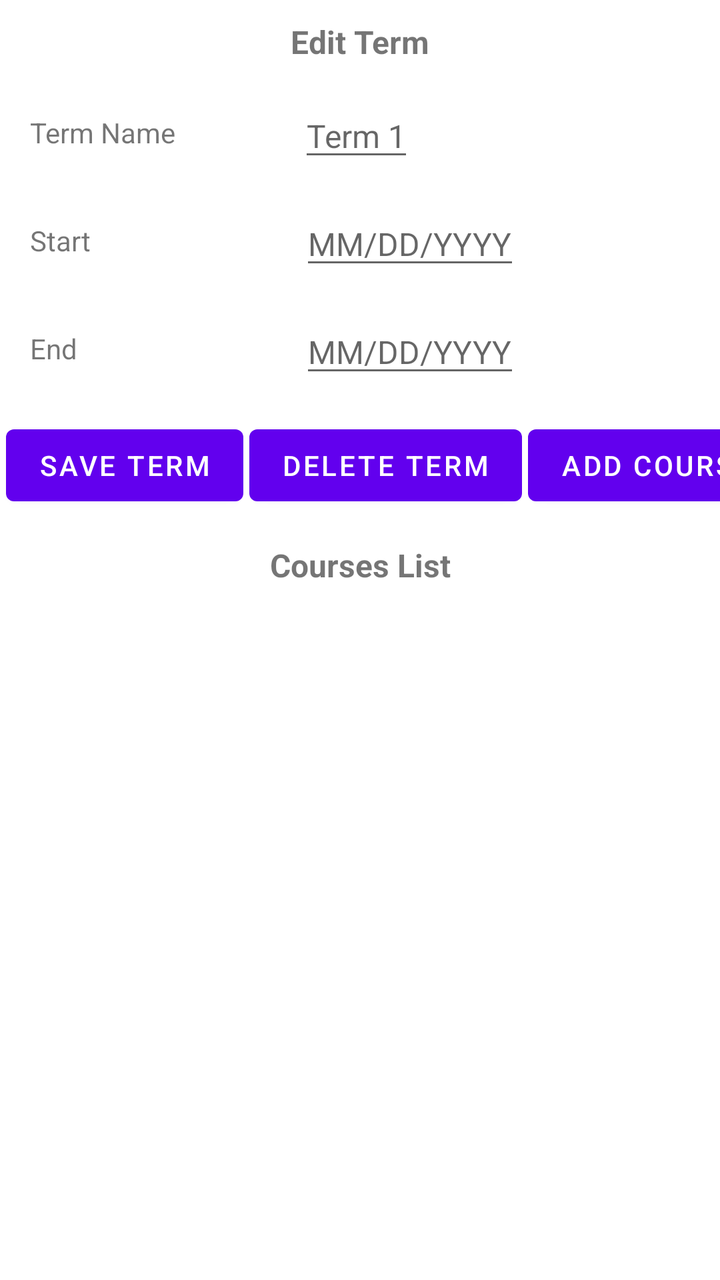
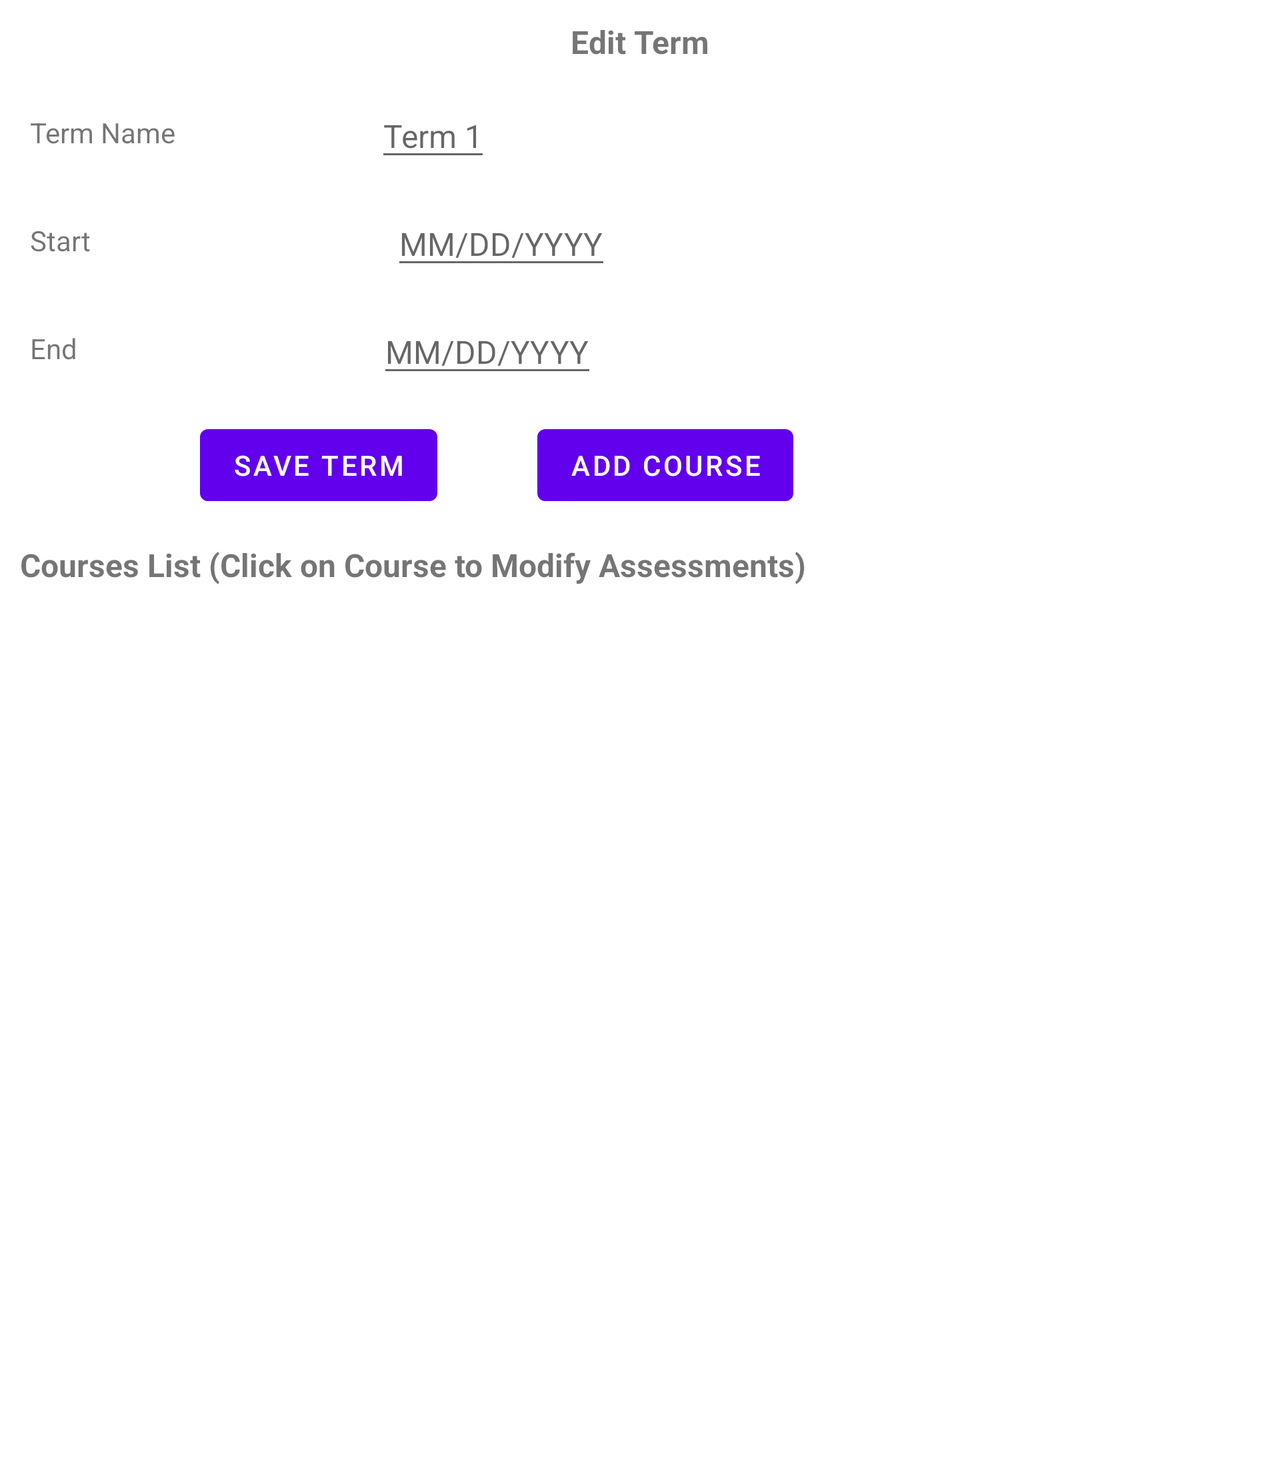

Two renders of one Android screen. The first uses the default layout on a phone; the second uses the alternative layout the repository ships for a different screen configuration, on a matching device. The two XML files are below.
<!-- AndroidManifest.xml: application theme Theme.Course_Scheduler -->
<!-- res/layout/activity_edit_terms_courses_list.xml -->
<?xml version="1.0" encoding="utf-8"?>
<androidx.constraintlayout.widget.ConstraintLayout xmlns:android="http://schemas.android.com/apk/res/android"
    xmlns:app="http://schemas.android.com/apk/res-auto"
    xmlns:tools="http://schemas.android.com/tools"
    android:layout_width="match_parent"
    android:layout_height="match_parent"
    tools:context=".UI.EditTerms_CoursesList">

    <TextView
        android:id="@+id/textView3"
        android:layout_width="wrap_content"
        android:layout_height="wrap_content"
        android:layout_marginStart="15dp"
        android:layout_marginTop="25dp"
        android:text="Term Name"
        app:layout_constraintStart_toStartOf="parent"
        app:layout_constraintTop_toBottomOf="@+id/textView2" />

    <EditText
        android:id="@+id/editTermNameText"
        android:layout_width="wrap_content"
        android:layout_height="wrap_content"
        android:layout_marginEnd="153dp"
        android:hint="Term 1"
        android:textSize="16sp"
        app:layout_constraintBottom_toBottomOf="@+id/textView3"
        app:layout_constraintEnd_toEndOf="parent"
        app:layout_constraintTop_toTopOf="@+id/textView3" />

    <TextView
        android:id="@+id/textView5"
        android:layout_width="wrap_content"
        android:layout_height="wrap_content"
        android:layout_marginStart="15dp"
        android:layout_marginTop="35dp"
        android:text="End"
        app:layout_constraintStart_toStartOf="parent"
        app:layout_constraintTop_toBottomOf="@+id/textView4" />

    <EditText
        android:id="@+id/editTermEndText"
        android:inputType="date"
        android:layout_width="wrap_content"
        android:layout_height="wrap_content"
        android:layout_marginEnd="100dp"
        android:hint="MM/DD/YYYY"
        android:textSize="16sp"
        app:layout_constraintBottom_toBottomOf="@+id/textView5"
        app:layout_constraintEnd_toEndOf="parent"
        app:layout_constraintTop_toTopOf="@+id/textView5" />

    <TextView
        android:id="@+id/textView4"
        android:layout_width="wrap_content"
        android:layout_height="wrap_content"
        android:layout_marginStart="15dp"
        android:layout_marginTop="35dp"
        android:text="Start"
        app:layout_constraintStart_toStartOf="parent"
        app:layout_constraintTop_toBottomOf="@+id/textView3" />

    <EditText
        android:id="@+id/editTermStartText"
        android:inputType="date"
        android:layout_width="wrap_content"
        android:layout_height="wrap_content"
        android:layout_marginEnd="100dp"
        android:hint="MM/DD/YYYY"
        android:textSize="16sp"
        app:layout_constraintBottom_toBottomOf="@+id/textView4"
        app:layout_constraintEnd_toEndOf="parent"
        app:layout_constraintTop_toTopOf="@+id/textView4" />

    <TextView
        android:id="@+id/textView2"
        android:layout_width="match_parent"
        android:layout_height="wrap_content"
        android:layout_marginTop="10dp"
        android:text="Edit Term"
        android:textAlignment="center"
        android:textSize="16sp"
        android:textStyle="bold"
        app:layout_constraintEnd_toEndOf="parent"
        app:layout_constraintStart_toStartOf="parent"
        app:layout_constraintTop_toTopOf="parent" />

    <Button
        android:id="@+id/saveTermButton"
        android:layout_width="wrap_content"
        android:layout_height="wrap_content"
        android:layout_marginStart="3dp"
        android:layout_marginTop="15dp"
        android:text="Save Term"
        android:onClick="saveAddTerm"
        android:clickable="true"
        app:layout_constraintStart_toStartOf="parent"
        app:layout_constraintTop_toBottomOf="@+id/editTermEndText" />

    <Button
        android:id="@+id/addCourseButton"
        android:layout_width="wrap_content"
        android:layout_height="wrap_content"
        android:layout_marginStart="3dp"
        android:layout_marginTop="15dp"
        android:text="Add Course"
        android:onClick="addCourse"
        android:clickable="true"
        app:layout_constraintStart_toEndOf="@+id/deleteTermButton"
        app:layout_constraintTop_toBottomOf="@+id/editTermEndText" />

    <TextView
        android:id="@+id/textView21"
        android:layout_width="wrap_content"
        android:layout_height="wrap_content"
        android:layout_marginTop="15dp"
        android:text="Courses List"
        android:textSize="16sp"
        android:textStyle="bold"
        app:layout_constraintEnd_toEndOf="parent"
        app:layout_constraintStart_toStartOf="parent"
        app:layout_constraintTop_toBottomOf="@+id/saveTermButton" />

    <Button
        android:id="@+id/deleteTermButton"
        android:layout_width="wrap_content"
        android:layout_height="wrap_content"
        android:layout_marginStart="3dp"
        android:layout_marginTop="15dp"
        android:text="Delete Term"
        android:onClick="deleteTerm"
        android:clickable="true"
        app:layout_constraintStart_toEndOf="@+id/saveTermButton"
        app:layout_constraintTop_toBottomOf="@+id/editTermEndText" />

    <androidx.recyclerview.widget.RecyclerView
        android:id="@+id/CoursesForTermRecyclerView"
        android:layout_width="409dp"
        android:layout_height="432dp"
        android:layout_marginStart="5dp"
        android:layout_marginTop="5dp"
        android:layout_marginEnd="5dp"
        app:layout_constraintEnd_toEndOf="parent"
        app:layout_constraintStart_toStartOf="parent"
        app:layout_constraintTop_toBottomOf="@+id/textView21" />
</androidx.constraintlayout.widget.ConstraintLayout>
<!-- resources referenced by this layout -->
<resources>
  <style name="Theme.Course_Scheduler" parent="Theme.MaterialComponents.DayNight.DarkActionBar">
          
          <item name="colorPrimary">@color/purple_500</item>
          <item name="colorPrimaryVariant">@color/purple_700</item>
          <item name="colorOnPrimary">@color/white</item>
          
          <item name="colorSecondary">@color/teal_200</item>
          <item name="colorSecondaryVariant">@color/teal_700</item>
          <item name="colorOnSecondary">@color/black</item>
          
          <item name="android:statusBarColor">?attr/colorPrimaryVariant</item>
          
      </style>
</resources>
<!-- res/layout-land/activity_edit_terms_courses_list.xml (the repository's variant of the layout above) -->
<!-- drawn on the phone turned sideways -->
<?xml version="1.0" encoding="utf-8"?>
<ScrollView xmlns:android="http://schemas.android.com/apk/res/android"
    xmlns:app="http://schemas.android.com/apk/res-auto"
    xmlns:tools="http://schemas.android.com/tools"
    android:layout_width="match_parent"
    android:layout_height="match_parent"
    tools:context=".UI.EditTerms_CoursesList">

    <androidx.constraintlayout.widget.ConstraintLayout
        android:layout_width="match_parent"
        android:layout_height="wrap_content">

    <TextView
        android:id="@+id/textView3"
        android:layout_width="wrap_content"
        android:layout_height="wrap_content"
        android:layout_marginStart="15dp"
        android:layout_marginTop="25dp"
        android:text="Term Name"
        app:layout_constraintStart_toStartOf="parent"
        app:layout_constraintTop_toBottomOf="@+id/textView2" />

        <EditText
            android:id="@+id/editTermNameText"
            android:layout_width="wrap_content"
            android:layout_height="wrap_content"
            android:layout_marginStart="100dp"
            android:hint="Term 1"
            android:textSize="16sp"
            app:layout_constraintBottom_toBottomOf="@+id/textView3"
            app:layout_constraintStart_toEndOf="@+id/textView3"
            app:layout_constraintTop_toTopOf="@+id/textView3" />

    <TextView
        android:id="@+id/textView5"
        android:layout_width="wrap_content"
        android:layout_height="wrap_content"
        android:layout_marginStart="15dp"
        android:layout_marginTop="35dp"
        android:text="End"
        app:layout_constraintStart_toStartOf="parent"
        app:layout_constraintTop_toBottomOf="@+id/textView4" />

        <EditText
            android:id="@+id/editTermEndText"
            android:layout_width="wrap_content"
            android:layout_height="wrap_content"
            android:layout_marginStart="150dp"
            android:hint="MM/DD/YYYY"
            android:inputType="date"
            android:textSize="16sp"
            app:layout_constraintBottom_toBottomOf="@+id/textView5"
            app:layout_constraintStart_toEndOf="@+id/textView5"
            app:layout_constraintTop_toTopOf="@+id/textView5" />

    <TextView
        android:id="@+id/textView4"
        android:layout_width="wrap_content"
        android:layout_height="wrap_content"
        android:layout_marginStart="15dp"
        android:layout_marginTop="35dp"
        android:text="Start"
        app:layout_constraintStart_toStartOf="parent"
        app:layout_constraintTop_toBottomOf="@+id/textView3" />

        <EditText
            android:id="@+id/editTermStartText"
            android:layout_width="wrap_content"
            android:layout_height="wrap_content"
            android:layout_marginStart="150dp"
            android:hint="MM/DD/YYYY"
            android:inputType="date"
            android:textSize="16sp"
            app:layout_constraintBottom_toBottomOf="@+id/textView4"
            app:layout_constraintStart_toEndOf="@+id/textView4"
            app:layout_constraintTop_toTopOf="@+id/textView4" />

    <TextView
        android:id="@+id/textView2"
        android:layout_width="match_parent"
        android:layout_height="wrap_content"
        android:layout_marginTop="10dp"
        android:text="Edit Term"
        android:textAlignment="center"
        android:textSize="16sp"
        android:textStyle="bold"
        app:layout_constraintEnd_toEndOf="parent"
        app:layout_constraintStart_toStartOf="parent"
        app:layout_constraintTop_toTopOf="parent" />

        <Button
            android:id="@+id/saveTermButton"
            android:layout_width="wrap_content"
            android:layout_height="wrap_content"
            android:layout_marginStart="100dp"
            android:layout_marginTop="15dp"
            android:clickable="true"
            android:onClick="saveAddTerm"
            android:text="Save Term"
            app:layout_constraintStart_toStartOf="parent"
            app:layout_constraintTop_toBottomOf="@+id/editTermEndText" />

        <Button
            android:id="@+id/addCourseButton"
            android:layout_width="wrap_content"
            android:layout_height="wrap_content"
            android:layout_marginStart="50dp"
            android:clickable="true"
            android:onClick="addCourse"
            android:text="Add Course"
            app:layout_constraintBottom_toBottomOf="@+id/saveTermButton"
            app:layout_constraintStart_toEndOf="@+id/saveTermButton"
            app:layout_constraintTop_toTopOf="@+id/saveTermButton" />

        <TextView
            android:id="@+id/textView21"
            android:layout_width="wrap_content"
            android:layout_height="wrap_content"
            android:layout_marginStart="10dp"
            android:layout_marginTop="15dp"
            android:ellipsize="none"
            android:maxLines="2"
            android:text="Courses List (Click on Course to Modify Assessments)"
            android:textSize="16sp"
            android:textStyle="bold"
            app:layout_constraintStart_toStartOf="parent"
            app:layout_constraintTop_toBottomOf="@+id/saveTermButton" />

        <androidx.recyclerview.widget.RecyclerView
            android:id="@+id/CoursesForTermRecyclerView"
            android:layout_width="409dp"
            android:layout_height="432dp"
            android:layout_marginStart="15dp"
            android:layout_marginTop="5dp"
            app:layout_constraintStart_toStartOf="parent"
            app:layout_constraintTop_toBottomOf="@+id/textView21" />
    </androidx.constraintlayout.widget.ConstraintLayout>
</ScrollView>
